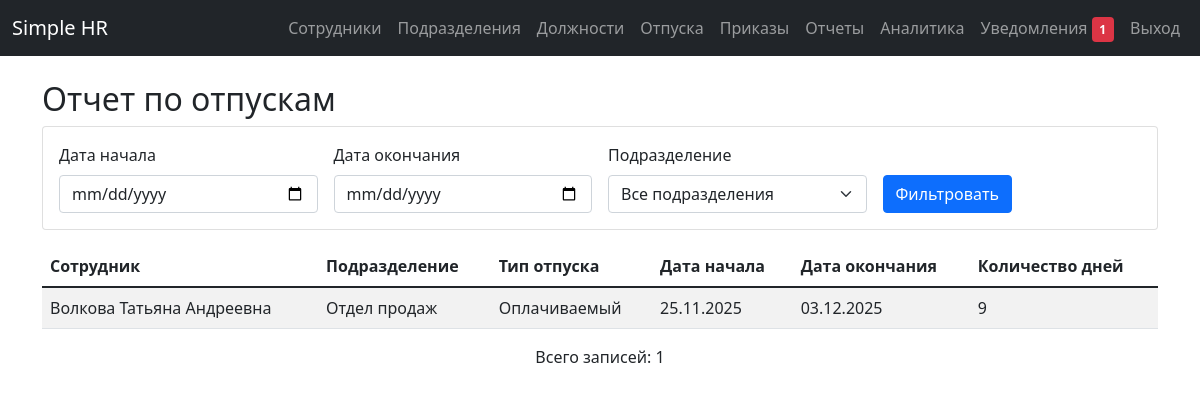
The app's page /reports/?type=vacations (signed in) with its own data.
### app/models.py (models this page shows)
class Vacation(db.Model):
    id = db.Column(db.Integer, primary_key=True)
    employee_id = db.Column(db.Integer, db.ForeignKey('employee.id'), nullable=False, index=True)
    start_date = db.Column(db.Date, nullable=False, index=True)
    end_date = db.Column(db.Date, nullable=False, index=True)
    type = db.Column(db.String(20), nullable=False, index=True)  # paid, unpaid, sick
    employee = db.relationship('Employee', backref=db.backref('vacations', lazy=True))
    __table_args__ = (
        db.Index('idx_vacation_employee_dates', 'employee_id', 'start_date', 'end_date'),
        db.Index('idx_vacation_dates_type', 'start_date', 'end_date', 'type'),
    )

class Employee(db.Model):
    id = db.Column(db.Integer, primary_key=True)
    full_name = db.Column(db.String(150), nullable=False, index=True)
    email = db.Column(db.String(120), unique=True, nullable=False, index=True)
    employee_id = db.Column(db.String(50), unique=True, nullable=False, index=True)  # табельный номер
    hire_date = db.Column(db.Date, nullable=False, index=True)
    status = db.Column(db.String(20), default='active', index=True)  # active, dismissed
    department_id = db.Column(db.Integer, db.ForeignKey('department.id'), nullable=False, index=True)
    position_id = db.Column(db.Integer, db.ForeignKey('position.id'), nullable=False, index=True)
    __table_args__ = (
        db.Index('idx_employee_status_department', 'status', 'department_id'),
        db.Index('idx_employee_hire_date_status', 'hire_date', 'status'),
    )

class Department(db.Model):
    id = db.Column(db.Integer, primary_key=True)
    name = db.Column(db.String(100), unique=True, nullable=False, index=True)
    employees = db.relationship('Employee', backref='department', lazy=True)

### app/routes/reports.py (the view, shortened to what this page needs)
@bp.route('/')
@login_required
@reports_access_required
def generate_report():
    try:
        report_type = request.args.get('type', 'index')
        if report_type == 'index':
            return render_template('reports/index.html')
        department_id = request.args.get('department_id', type=int)
        start_date = request.args.get('start_date')
        end_date = request.args.get('end_date')
        query = db.session.query(Employee)
        if department_id:
            query = query.filter(Employee.department_id == department_id)
        if report_type == 'employees':
            employees = query.all()
            departments = Department.query.all()
            return render_template('reports/employees.html', employees=employees, departments=departments, selected_department=department_id)
        elif report_type == 'vacations':
            vacation_query = Vacation.query
            if start_date:
                vacation_query = vacation_query.filter(Vacation.start_date >= datetime.strptime(start_date, '%Y-%m-%d').date())
            if end_date:
                vacation_query = vacation_query.filter(Vacation.end_date <= datetime.strptime(end_date, '%Y-%m-%d').date())
            vacations = vacation_query.all()
            departments = Department.query.all()
            return render_template('reports/vacations.html', vacations=vacations, departments=departments,
                                 selected_department=department_id, start_date=start_date, end_date=end_date)
        elif report_type == 'departments':
            departments = Department.query.all()
            return render_template('reports/departments.html', departments=departments)
        elif report_type == 'employee_statistics':
            stats = get_employee_statistics()
            return render_template('reports/statistics.html', **stats)
        elif report_type == 'vacation_statistics':
            stats = get_vacation_statistics()
            return render_template('reports/vacation_statistics.html', **stats)
        elif report_type == 'hiring_report':
            period_months = request.args.get('period_months', type=int)
            hiring_data = None
            if period_months:
                hiring_data = generate_hiring_report(period_months)
            return render_template('reports/hiring.html', hiring_data=hiring_data, period_months=period_months or 12)
        elif report_type == 'detailed_employee_report':
            report_data = generate_employee_report()
            return render_template('reports/detailed_employees.html', report_data=report_data)
        elif report_type == 'department_report':
            report_data = generate_department_report()
            return render_template('reports/department_report.html', report_data=report_data)
        elif report_type == 'performance_report':
            report_data = generate_performance_report()
            return render_template('reports/performance.html', report_data=report_data)
        elif report_type == 'salary_report':
            report_data = generate_salary_report()
            return render_template('reports/salary.html', report_data=report_data)
        else:
            flash('Неверный тип отчета')
            return redirect(url_for('reports.generate_report'))
    except Exception as e:
        logger.error(f"Error in generate_report: {str(e)}")
        flash('Ошибка при генерации отчета')
        return redirect(url_for('reports.generate_report'))

### app/models.py (called while the page is built)
    def can_access_reports(self):
        return self.role in ['admin', 'hr']

### app/templates/reports/vacations.html (shortened to what this page needs)
{% extends "base.html" %}
{% block content %}
<h2>Отчет по отпускам</h2>
<div class="card mb-3">
    <div class="card-body">
        <form method="GET" class="row g-3">
            <div class="col-md-3">
                <label for="start_date" class="form-label">Дата начала</label>
                <input type="date" class="form-control" id="start_date" name="start_date" value="{{ start_date or '' }}">
            </div>
            <div class="col-md-3">
                <label for="end_date" class="form-label">Дата окончания</label>
                <input type="date" class="form-control" id="end_date" name="end_date" value="{{ end_date or '' }}">
            </div>
            <div class="col-md-3">
                <label for="department_id" class="form-label">Подразделение</label>
                <select class="form-select" id="department_id" name="department_id">
                    <option value="">Все подразделения</option>
                </select>
            </div>
            <div class="col-md-3 d-flex align-items-end">
                <button type="submit" class="btn btn-primary">Фильтровать</button>
            </div>
        </form>
    </div>
</div>
<table class="table table-striped">
    <thead>
        <tr>
            <th>Сотрудник</th>
            <th>Подразделение</th>
            <th>Тип отпуска</th>
            <th>Дата начала</th>
            <th>Дата окончания</th>
            <th>Количество дней</th>
        </tr>
    </thead>
    <tbody>
        {% for vacation in vacations %}
        <tr>
            <td>{{ vacation.employee.full_name }}</td>
            <td>{{ vacation.employee.department.name }}</td>
            <td>
                {% if vacation.type == 'paid' %}Оплачиваемый
                {% elif vacation.type == 'unpaid' %}Неоплачиваемый
                {% elif vacation.type == 'sick' %}Больничный
                {% endif %}
            </td>
            <td>{{ vacation.start_date.strftime('%d.%m.%Y') }}</td>
            <td>{{ vacation.end_date.strftime('%d.%m.%Y') }}</td>
            <td>{{ (vacation.end_date - vacation.start_date).days + 1 }}</td>
        </tr>
        {% endfor %}
    </tbody>
</table>
<p class="text-center">Всего записей: {{ vacations|length }}</p>
{% endblock %}

### records on screen
Vacation: employee.full_name "Волкова Татьяна Андреевна", employee.department.name "Отдел продаж", type "Оплачиваемый", start_date "25.11.2025", end_date "03.12.2025", (vacation.end_date-vacation.start_date).days+1 "9"

### other values on screen
{{ vacations|length }} "1"
